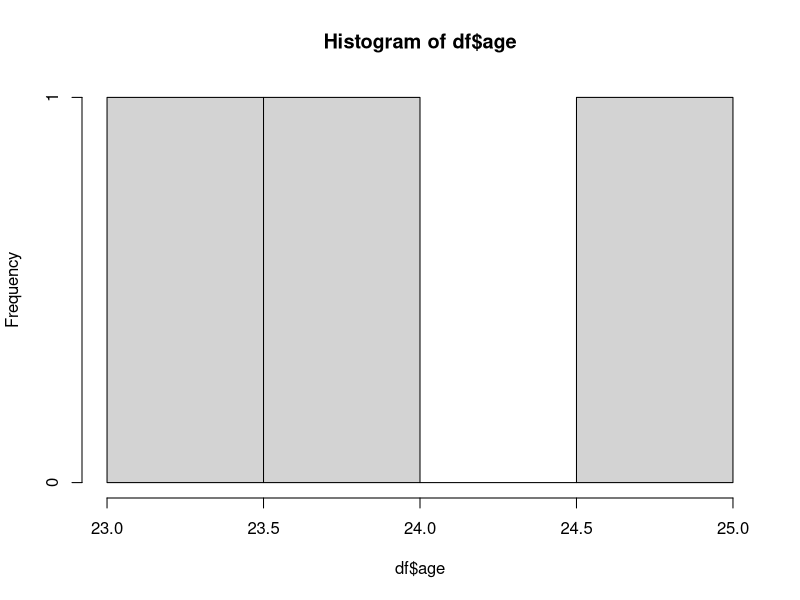
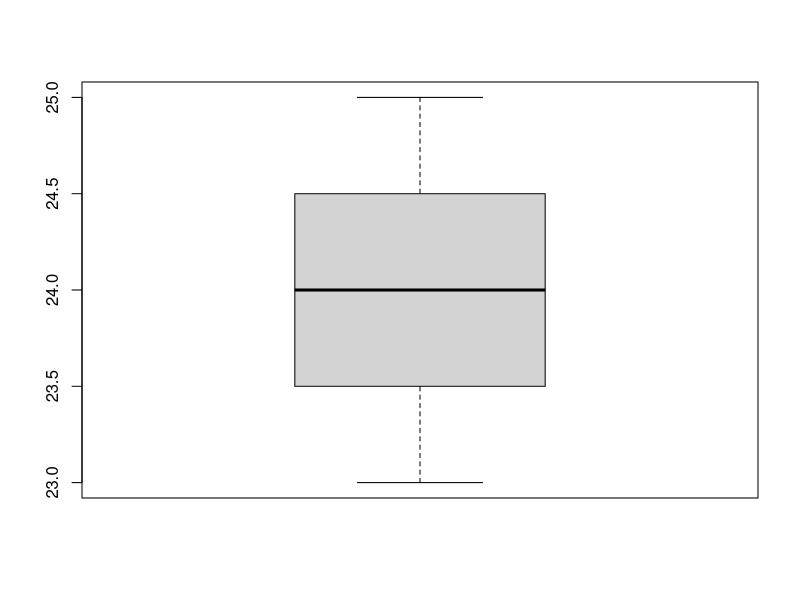

Here is the R script that generated these plots, in order:
names<-c("siri","chru","loki")
age<-c(23,24,25)
marks<-c(88,78,25)
df<-data.frame(names,age,marks)
hist(df$age)
boxplot(df$age)

